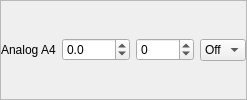
                 <widget class="QFrame" name="frmAnalog0">
                  <property name="frameShape">
                   <enum>QFrame::StyledPanel</enum>
                  </property>
                  <property name="frameShadow">
                   <enum>QFrame::Raised</enum>
                  </property>
                  <layout class="QHBoxLayout" name="horizontalLayout_7">
                   <property name="spacing">
                    <number>6</number>
                   </property>
                   <property name="leftMargin">
                    <number>0</number>
                   </property>
                   <property name="topMargin">
                    <number>0</number>
                   </property>
                   <property name="rightMargin">
                    <number>0</number>
                   </property>
                   <property name="bottomMargin">
                    <number>0</number>
                   </property>
                   <item>
                    <widget class="QLabel" name="lblAn4">
                     <property name="sizePolicy">
                      <sizepolicy hsizetype="Maximum" vsizetype="Preferred">
                       <horstretch>0</horstretch>
                       <verstretch>0</verstretch>
                      </sizepolicy>
                     </property>
                     <property name="text">
                      <string>Analog A4</string>
                     </property>
                    </widget>
                   </item>
                   <item>
                    <widget class="QDoubleSpinBox" name="spnA0Gain">
                     <property name="decimals">
                      <number>1</number>
                     </property>
                     <property name="minimum">
                      <double>-3000.000000000000000</double>
                     </property>
                     <property name="maximum">
                      <double>3000.000000000000000</double>
                     </property>
                    </widget>
                   </item>
                   <item>
                    <widget class="QSpinBox" name="spnA0Off">
                     <property name="minimum">
                      <number>-2048</number>
                     </property>
                     <property name="maximum">
                      <number>2048</number>
                     </property>
                    </widget>
                   </item>
                   <item>
                    <widget class="QComboBox" name="cmbA0Ch">
                     <property name="sizePolicy">
                      <sizepolicy hsizetype="Maximum" vsizetype="Fixed">
                       <horstretch>0</horstretch>
                       <verstretch>0</verstretch>
                      </sizepolicy>
                     </property>
                     <item>
                      <property name="text">
                       <string>Off</string>
                      </property>
                     </item>
                     <item>
                      <property name="text">
                       <string>1</string>
                      </property>
                     </item>
                     <item>
                      <property name="text">
                       <string>2</string>
                      </property>
                     </item>
                     <item>
                      <property name="text">
                       <string>3</string>
                      </property>
                     </item>
                     <item>
                      <property name="text">
                       <string>4</string>
                      </property>
                     </item>
                     <item>
                      <property name="text">
                       <string>5</string>
                      </property>
                     </item>
                     <item>
                      <property name="text">
                       <string>6</string>
                      </property>
                     </item>
                     <item>
                      <property name="text">
                       <string>7</string>
                      </property>
                     </item>
                     <item>
                      <property name="text">
                       <string>8</string>
                      </property>
                     </item>
                     <item>
                      <property name="text">
                       <string>9</string>
                      </property>
                     </item>
                     <item>
                      <property name="text">
                       <string>10</string>
                      </property>
                     </item>
                     <item>
                      <property name="text">
                       <string>11</string>
                      </property>
                     </item>
                     <item>
                      <property name="text">
                       <string>12</string>
                      </property>
                     </item>
                     <item>
                      <property name="text">
                       <string>13</string>
                      </property>
                     </item>
                     <item>
                      <property name="text">
                       <string>14</string>
                      </property>
                     </item>
                     <item>
                      <property name="text">
                       <string>15</string>
                      </property>
                     </item>
                     <item>
                      <property name="text">
                       <string>16</string>
                      </property>
                     </item>
                    </widget>
                   </item>
                  </layout>
                 </widget>
